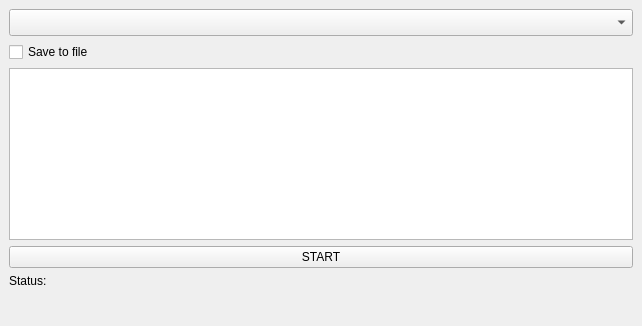
<?xml version="1.0" encoding="UTF-8"?>
<ui version="4.0">
 <class>MainWindow</class>
 <widget class="QMainWindow" name="MainWindow">
  <property name="geometry">
   <rect>
    <x>0</x>
    <y>0</y>
    <width>642</width>
    <height>326</height>
   </rect>
  </property>
  <property name="minimumSize">
   <size>
    <width>0</width>
    <height>0</height>
   </size>
  </property>
  <property name="windowTitle">
   <string>MainWindow</string>
  </property>
  <widget class="QWidget" name="centralwidget">
   <layout class="QVBoxLayout" name="verticalLayout">
    <item>
     <widget class="QComboBox" name="comboBox_country">
      <property name="minimumSize">
       <size>
        <width>300</width>
        <height>0</height>
       </size>
      </property>
      <property name="font">
       <font>
        <pointsize>12</pointsize>
       </font>
      </property>
     </widget>
    </item>
    <item>
     <widget class="QCheckBox" name="checkBox">
      <property name="text">
       <string>Save to file</string>
      </property>
     </widget>
    </item>
    <item>
     <widget class="QTextBrowser" name="textBrowser"/>
    </item>
    <item>
     <widget class="QPushButton" name="pushButton_start">
      <property name="text">
       <string>START</string>
      </property>
     </widget>
    </item>
    <item>
     <widget class="QLabel" name="label_status">
      <property name="text">
       <string>Status:</string>
      </property>
     </widget>
    </item>
    <item>
     <widget class="QLabel" name="label_status_text">
      <property name="font">
       <font>
        <pointsize>15</pointsize>
       </font>
      </property>
      <property name="text">
       <string/>
      </property>
     </widget>
    </item>
   </layout>
  </widget>
 </widget>
 <resources/>
 <connections/>
</ui>
